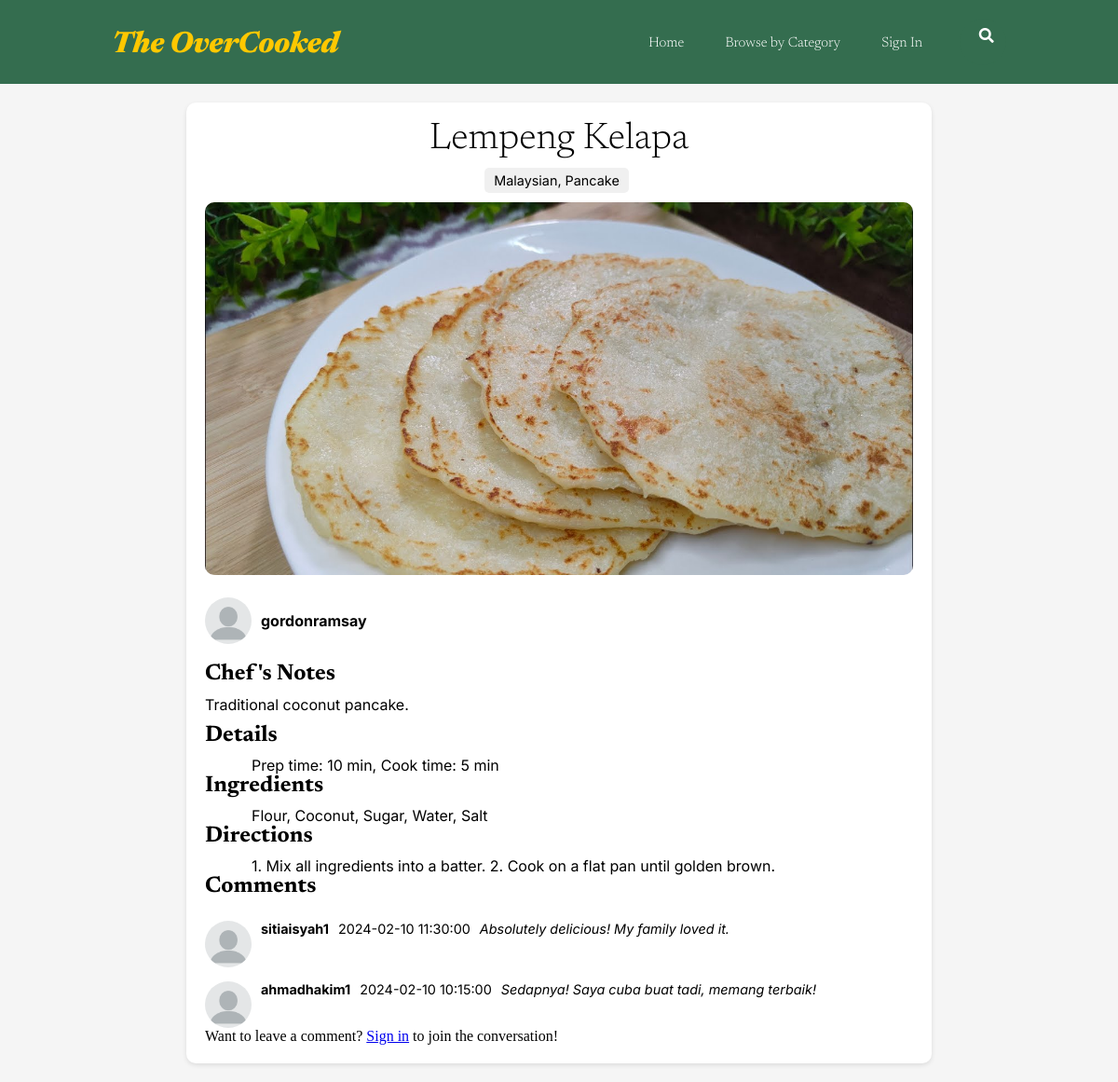
Screenshot of /G.recipedetails.php?recipeId=21 with the database file from the repository.
### tables this page shows
CREATE TABLE `posted_recipe` (
  `recipeId` int(11) NOT NULL,
  `recipeName` varchar(255) NOT NULL,
  `chefId` int(11) NOT NULL,
  `category` enum('Breakfast','Lunch','Dinner','Dessert','Beverages') NOT NULL,
  `tag` text NOT NULL,
  `picture` varchar(255) NOT NULL,
  `note` varchar(255) NOT NULL,
  `details` varchar(255) NOT NULL,
  `ingredients` text NOT NULL,
  `instruction` text NOT NULL,
  `approved` tinyint(1) DEFAULT 0,
  `datetime_posted` datetime NOT NULL DEFAULT current_timestamp()
);

CREATE TABLE `users` (
  `userId` int(11) NOT NULL,
  `name` varchar(50) NOT NULL,
  `username` varchar(20) NOT NULL,
  `password` varchar(255) NOT NULL,
  `email` varchar(50) NOT NULL,
  `roleId` int(11) NOT NULL,
  `gender` varchar(10) NOT NULL,
  `language` varchar(20) NOT NULL,
  `country` varchar(20) NOT NULL,
  `profile_pic` varchar(255) NOT NULL DEFAULT 'assets/defaulticon.jpg'
);

CREATE TABLE `comment` (
  `commentId` int(11) NOT NULL,
  `commentContent` varchar(100) NOT NULL,
  `commentDatetime` datetime NOT NULL DEFAULT current_timestamp(),
  `userId` int(11) NOT NULL,
  `recipeId` int(11) NOT NULL
);

### G.recipedetails.php (the view, shortened to what this page needs)
<?php
$conn = new mysqli("localhost", "root", "", "the_overcooked_db");
?>
<!DOCTYPE html>
<html lang="en">
<head>
    <link rel="stylesheet" href="GRUC.recipedetails.css">
    <link rel="stylesheet" href="https://cdnjs.cloudflare.com/ajax/libs/font-awesome/5.15.3/css/all.min.css">
</head>
<body>
    <header>
        <img class="logo" src="assets/brand_logo.svg" alt="logo">
        <nav>
            <ul class="navigation_link">
                <li><a href="G.dashboard.php">Home</a></li>
                <li><a href="G.browse_category.php">Browse by Category</a></li>
                <li><a href="signin_uppage.html">Sign In</a></li>
            </ul>
        </nav>
        <form class="search-form" action="G.search_results.php" method="GET">
            <input type="search" name="q" placeholder="Search for recipes!">
            <i class="fa fa-search"></i>
        </form>
    </header>
    <main class="recipe-details">
        <?php
            if (isset($_GET['recipeId'])) {
                $recipeId = intval($_GET['recipeId']);
            } else {
                die("Recipe ID is missing!");
            }
            $sql = "SELECT users.username, posted_recipe.recipeName, posted_recipe.picture, posted_recipe.chefId,
                           posted_recipe.tag, posted_recipe.note, posted_recipe.details, posted_recipe.ingredients,
                           posted_recipe.instruction, users.profile_pic
                    FROM posted_recipe
                    JOIN users ON posted_recipe.chefId = users.userId
                    WHERE posted_recipe.recipeId = ?";
            $stmt = $conn->prepare($sql);
            $stmt->bind_param("i", $recipeId);
            $stmt->execute();
            $result = $stmt->get_result();
            if ($row = $result->fetch_assoc()) {
                echo "<section class='recipe-header'>";
                echo "<h1>{$row['recipeName']}</h1>";
                echo "<div class='recipe-tags'>";
                echo "<span>{$row['tag']}</span>";
                echo "</div>";
                echo "<img src='{$row['picture']}' alt='{$row['recipeName']}'>";
                echo "</section>";
                echo "<section class='recipe-chef'>";
                echo "<img src='{$row['profile_pic']}' alt='Chef Profile'>";
                echo "<p>{$row['username']}</p>";
                echo "</section>";
                echo "<section class='recipe-notes'>";
                echo "<h2>Chef's Notes</h2>";
                echo "<p>{$row['note']}</p>";
                echo "</section>";
                echo "<section class='recipe-details-section'>";
                echo "<h2>Details</h2>";
                echo "<ul>";
                echo "<p>{$row['details']}</p>";
                echo "</ul>";
                echo "</section>";
                echo "<section class='recipe-ingredients'>";
                echo "<h2>Ingredients</h2>";
                echo "<p>{$row['ingredients']}</p>";
                echo "</section>";
                echo "<section class='recipe-directions'>";
                echo "<h2><b>Directions</b></h2>";
                echo "<p>{$row['instruction']}</p>";
                echo "</section>";
            }
        ?>
        <section class="recipe-comments">
            <h2>Comments</h2>
            <?php
                $sql = "SELECT users.profile_pic, users.username, comment.commentContent, comment.commentDatetime
                        FROM comment
                        JOIN users ON comment.userId = users.userId
                        WHERE comment.recipeId = ?
                        ORDER BY comment.commentDatetime DESC";
                $stmt = $conn->prepare($sql);
                $stmt->bind_param("i", $recipeId);
                $stmt->execute();
                $result = $stmt->get_result();
                while ($row = $result->fetch_assoc()) {
                    echo "<div class='comment'>";
                    echo "<img src='{$row['profile_pic']}' alt='User'>";
                    echo "<p class='user-name'>{$row['username']}</p>";
                    echo "<p class='comment-date'>{$row['commentDatetime']}</p>";
                    echo "<p class='user-comment'>{$row['commentContent']}</p>";
                    echo "</div>";
                }
            ?>
        </section>
        <section class="comment-prompt">
            <p>Want to leave a comment? <a href="signin_uppage.html">Sign in</a> to join the conversation!</p>
        </section>
    </main>
</body>
</html>

### GRUC.recipedetails.css (style rules this page uses)
* { box-sizing: border-box; margin: 0; padding: 0; }
body { background-color: #f5f5f5; }
header { display: flex; justify-content: flex-end; align-items: center; padding: 20px 10%; background-color: #346D4F; height: auto; }
header li, header a { font-family: "Newsreader", sans-serif; font-weight: 300; font-size: 15px; color: #ffff; text-decoration: none; }
header .logo { cursor: pointer; margin-right: auto; }
header .navigation_link { list-style: none; }
header .navigation_link, header li { display: inline-block; padding: 0px 20px; }
header .navigation_link, header li, header a { transition: all 0.3s ease 0s; }
header .navigation_link, header li, header a:hover { color: #FFC800; }
header form { position: relative; width: 50px; height: 50px; background: #346D4F; box-sizing: border-box; border-radius: 25px; border: none; padding: none; transition: all 1s; cursor: pointer; }
header form input { position: absolute; width: 100%; height: 100%; background: #346D4F; color: #ffff; border: none; border-radius: 25px; font-family: "Inter", sans-serif; font-size: 14px; padding: 0 20px; box-sizing: border-box; transition: all 0.5s; }
header form .fa { box-sizing: border-box; padding: 10px; width: 42.5px; height: 42.5px; position: absolute; top: 0; right: 0; border-radius: 50%; color: #ffffff; text-align: center; font-size: 1em; transition: all 1s; }
.recipe-details { max-width: 800px; margin: 20px auto; padding: 20px; background-color: #fff; border-radius: 10px; box-shadow: 0 2px 5px rgba(0, 0, 0, 0.1); }
.recipe-header { text-align: center; margin-bottom: 20px; }
.recipe-header h1 { font-size: 2.5em; margin-bottom: 10px; font-family: "Newsreader", sans-serif; font-weight: 300; }
.recipe-header img { width: 100%; max-height: 400px; object-fit: cover; border-radius: 10px; }
.recipe-tags { margin-bottom: 10px; }
.recipe-tags span { display: inline-block; margin-right: 5px; padding: 5px 10px; background-color: #f0f0f0; border-radius: 5px; font-size: 0.9em; font-family: "Inter", sans-serif; }
.recipe-chef { display: flex; align-items: center; margin-bottom: 20px; }
.recipe-chef img { width: 50px; height: 50px; border-radius: 50%; margin-right: 10px; }
.recipe-chef p { font-weight: bold; font-family: "Inter", sans-serif; }
.recipe-notes h2, .recipe-details-section h2, .recipe-ingredients h2, .recipe-directions h2, .recipe-comments h2 { font-size: 1.5em; margin-bottom: 10px; font-family: "Newsreader", sans-serif; font-weight: 300, bold; }
.recipe-notes p { font-family: "Inter", sans-serif; line-height: 1.4; margin-bottom: 10px; }
.recipe-details-section p, .recipe-ingredients p, .recipe-directions p { font-family: "Inter", sans-serif; padding-left: 50px; }
.recipe-comments { display: flex; flex-direction: column; gap: 15px; }
.recipe-comments div { display: flex; align-items: flex-start; gap: 10px; }
.recipe-comments img { width: 50px; height: 50px; border-radius: 50%; }
.recipe-comments p { margin: 0; font-family: "Inter", sans-serif; font-size: 0.9em; }
.recipe-comments .user-name { font-weight: bold; }
.recipe-comments .user-comment { font-style: italic; }

### rows the page displays
posted_recipe: recipeName "Lempeng Kelapa", tag "Malaysian, Pancake", picture (picture), users.profile_pic (placeholder picture), users.username "gordonramsay", note "Traditional coconut pancake.", details "Prep time: 10 min, Cook time: 5 min", ingredients "Flour, Coconut, Sugar, Water, Salt", instruction "1. Mix all ingredients into a batter. 2. Cook on a flat pan until golden brown."
comment: userId.profile_pic (placeholder picture), userId.username "sitiaisyah1", commentDatetime "2024-02-10 11:30:00", commentContent "Absolutely delicious! My family loved it."
comment: userId.profile_pic (placeholder picture), userId.username "ahmadhakim1", commentDatetime "2024-02-10 10:15:00", commentContent "Sedapnya! Saya cuba buat tadi, memang terbaik!"
